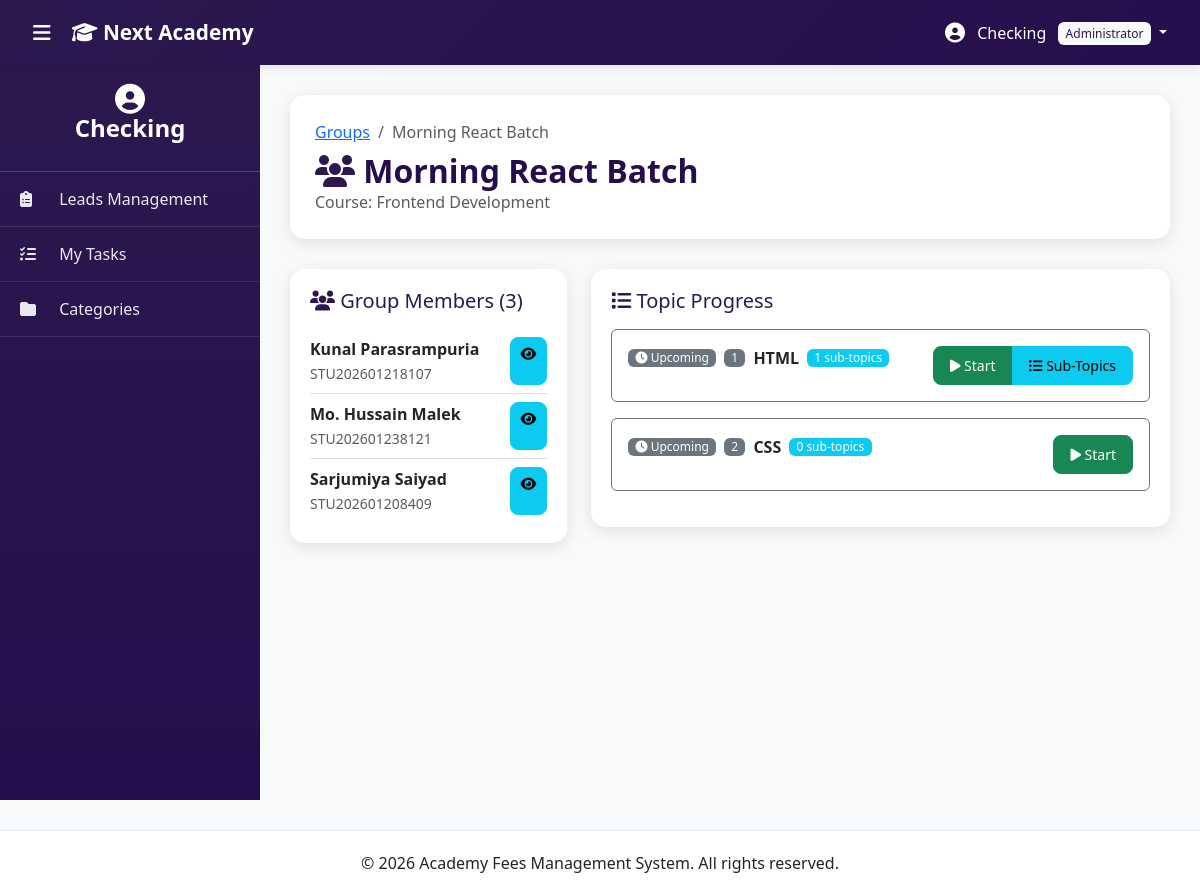
Page /admin/group_details.php?id=3 (signed in) on the committed database.
### tables this page shows
CREATE TABLE `student_groups` (
  `id` int(11) NOT NULL,
  `group_name` varchar(255) NOT NULL,
  `course_id` int(11) NOT NULL,
  `created_at` timestamp NULL DEFAULT current_timestamp(),
  `created_by` int(11) NOT NULL
);

CREATE TABLE `courses` (
  `id` int(11) NOT NULL,
  `category_id` int(11) NOT NULL,
  `name` varchar(150) NOT NULL,
  `description` text DEFAULT NULL,
  `status` enum('Active','Inactive') DEFAULT 'Active',
  `created_at` timestamp NULL DEFAULT current_timestamp(),
  `updated_at` timestamp NULL DEFAULT current_timestamp() ON UPDATE current_timestamp()
);

CREATE TABLE `students` (
  `id` int(11) NOT NULL,
  `inquiry_id` int(11) DEFAULT NULL,
  `student_code` varchar(20) NOT NULL,
  `full_name` varchar(100) NOT NULL,
  `email` varchar(100) DEFAULT NULL,
  `phone` varchar(20) NOT NULL,
  `address` text DEFAULT NULL,
  `birthdate` date DEFAULT NULL,
  `photo` varchar(255) DEFAULT NULL,
  `category_id` int(11) NOT NULL,
  `course_id` int(11) NOT NULL,
  `duration_months` int(11) NOT NULL,
  `batch` enum('Morning','Evening') DEFAULT 'Morning',
  `total_fees` decimal(10,2) NOT NULL,
  `enrollment_date` date NOT NULL,
  `monthly_due_day` tinyint(4) DEFAULT NULL,
  `completion_date` date DEFAULT NULL,
  `status` enum('Active','Hold','Completed','Dropped','Deleted') DEFAULT 'Active',
  `hold_start_date` date DEFAULT NULL,
  `hold_reason` text DEFAULT NULL,
  `resume_date` date DEFAULT NULL,
  `total_hold_days` int(11) DEFAULT 0,
  `username` varchar(50) DEFAULT NULL,
  `password` varchar(255) DEFAULT NULL,
  `login_enabled` tinyint(1) DEFAULT 0,
  `last_login` timestamp NULL DEFAULT NULL,
  `portal_last_login` timestamp NULL DEFAULT NULL,
  `created_at` timestamp NULL DEFAULT current_timestamp(),
  `updated_at` timestamp NULL DEFAULT current_timestamp() ON UPDATE current_timestamp()
);

CREATE TABLE `course_topics` (
  `id` int(11) NOT NULL,
  `course_id` int(11) NOT NULL,
  `topic_name` varchar(255) NOT NULL,
  `order_index` int(11) DEFAULT 0,
  `status` enum('active','inactive') DEFAULT 'active',
  `created_at` timestamp NULL DEFAULT current_timestamp()
);

### admin/group_details.php (the view, shortened to what this page needs)
<?php
require_once 'config/database.php';
$group_id = (int)($_GET['id'] ?? 0);
$group_query = $conn->query("
    SELECT sg.*, c.name as course_name, c.id as course_id
    FROM student_groups sg
    JOIN courses c ON sg.course_id = c.id
    WHERE sg.id = $group_id
");
$group = $group_query->fetch_assoc();
$members = $conn->query("
    SELECT s.id, s.student_code, s.full_name, s.phone
    FROM student_group_members sgm
    JOIN students s ON sgm.student_id = s.id
    WHERE sgm.group_id = $group_id
    ORDER BY s.full_name
");
$topics = $conn->query("
    SELECT ct.id, ct.topic_name, ct.order_index,
           COALESCE(gtp.status, 'upcoming') as status,
           gtp.start_date, gtp.end_date,
           (SELECT COUNT(*) FROM course_sub_topics WHERE topic_id = ct.id) as sub_count
    FROM course_topics ct
    LEFT JOIN group_topic_progress gtp ON ct.id = gtp.topic_id AND gtp.group_id = $group_id
    WHERE ct.course_id = {$group['course_id']}
    ORDER BY ct.order_index ASC
");
include 'includes/header.php';
?>
<div class="page-header">
    <nav aria-label="breadcrumb">
        <ol class="breadcrumb mb-2">
            <li class="breadcrumb-item"><a href="student_groups.php">Groups</a></li>
            <li class="breadcrumb-item active"><?php echo htmlspecialchars($group['group_name']); ?></li>
        </ol>
    </nav>
    <h2><i class="fas fa-users text-purple"></i> <?php echo htmlspecialchars($group['group_name']); ?></h2>
    <p class="text-muted mb-0">Course: <?php echo htmlspecialchars($group['course_name']); ?></p>
</div>
<div class="row g-4">
    <div class="col-lg-4">
        <div class="table-card">
            <h5 class="text-purple mb-3">
                <i class="fas fa-users"></i> Group Members
                <?php echo $members ? '(' . $members->num_rows . ')' : '(0)'; ?>
            </h5>
            <?php if ($members && $members->num_rows > 0): ?>
            <div class="list-group list-group-flush">
                <?php while ($member = $members->fetch_assoc()): ?>
                <div class="list-group-item px-0">
                    <div class="d-flex justify-content-between">
                        <div>
                            <strong><?php echo htmlspecialchars($member['full_name']); ?></strong>
                            <br><small class="text-muted"><?php echo $member['student_code']; ?></small>
                        </div>
                        <a href="student_details.php?id=<?php echo $member['id']; ?>" class="btn btn-sm btn-info">
                            <i class="fas fa-eye"></i>
                        </a>
                    </div>
                </div>
                <?php endwhile; ?>
            </div>
            <?php else: ?>
            <p class="text-muted">No members yet</p>
            <?php endif; ?>
        </div>
    </div>
    <div class="col-lg-8">
        <div class="table-card">
            <h5 class="text-purple mb-3"><i class="fas fa-list"></i> Topic Progress</h5>
            <?php if ($topics && $topics->num_rows > 0): ?>
            <div class="topic-flow">
                <?php
                $index = 0;
                while ($topic = $topics->fetch_assoc()):
                    $index++;
                    $status = $topic['status'] ?? 'upcoming';
                    $status_class = 'secondary';
                    $status_icon = 'fa-clock';
                    $status_text = 'Upcoming';
                ?>
                <div class="card mb-3 border-<?php echo $status_class; ?>">
                    <div class="card-body">
                        <div class="d-flex justify-content-between align-items-start">
                            <div class="flex-grow-1">
                                <div class="d-flex align-items-center gap-2 mb-2">
                                    <span class="badge bg-<?php echo $status_class; ?>">
                                        <i class="fas <?php echo $status_icon; ?>"></i> <?php echo $status_text; ?>
                                    </span>
                                    <span class="badge bg-secondary"><?php echo $index; ?></span>
                                    <strong><?php echo htmlspecialchars($topic['topic_name']); ?></strong>
                                    <span class="badge bg-info"><?php echo $topic['sub_count']; ?> sub-topics</span>
                                </div>
                            </div>
                            <div class="btn-group btn-group-sm">
                                <?php if ($status === 'upcoming'): ?>
                                <button class="btn btn-success" onclick="startTopic(<?php echo $topic['id']; ?>, <?php echo $group_id; ?>)">
                                    <i class="fas fa-play"></i> Start
                                </button>
                                <?php elseif ($status === 'active'): ?>
                                <button class="btn btn-primary" onclick="completeTopic(<?php echo $topic['id']; ?>, <?php echo $group_id; ?>)">
                                    <i class="fas fa-check"></i> Complete
                                </button>
                                <?php endif; ?>
                                <?php if ($topic['sub_count'] > 0): ?>
                                <button class="btn btn-info" onclick="viewSubTopics(<?php echo $topic['id']; ?>, '<?php echo addslashes($topic['topic_name']); ?>')">
                                    <i class="fas fa-list-ul"></i> Sub-Topics
                                </button>
                                <?php endif; ?>
                            </div>
                        </div>
                    </div>
                </div>
                <?php endwhile; ?>
            </div>
            <?php endif; ?>
        </div>
    </div>
</div>
<?php include 'includes/footer.php'; ?>

### admin/assets/css/style.css (style rules this page uses)
:root { --purple-primary: #2c184f; --purple-dark: #260e4c; --purple-light: #8e73e0; --purple-lighter: #d6b8f5; --purple-extra-light: #f3e8ff; --sidebar-width: 260px; --navbar-height: 65px; }
* { margin: 0; padding: 0; box-sizing: border-box; }
body { font-family: 'Segoe UI', Tahoma, Geneva, Verdana, sans-serif; background: #f8f9fa; overflow-x: hidden; }
.text-purple { color: var(--purple-primary) !important; }
.table-card { background: white; border-radius: 15px; padding: 20px; box-shadow: 0 4px 15px rgba(0, 0, 0, 0.1); }
.btn { border-radius: 8px; padding: 8px 16px; font-weight: 500; transition: all 0.3s; }
.btn-sm { padding: 5px 10px; font-size: 0.875rem; }
.badge { padding: 6px 12px; font-weight: 500; border-radius: 6px; }
.page-header { background: white; border-radius: 15px; padding: 25px; margin-bottom: 30px; box-shadow: 0 4px 15px rgba(0, 0, 0, 0.1); }
.page-header h2 { color: var(--purple-dark); margin: 0; font-weight: 600; }
body { overflow-x: hidden; }
.badge { font-size: 0.75rem; padding: 0.25em 0.6em; }
.badge { font-weight: 500; }

### rows in the picture
student_groups: group_name "Morning React Batch", course.name "Frontend Development"
students: full_name "Kunal Parasrampuria", student_code "STU202601218107"
students: full_name "Mo. Hussain Malek", student_code "STU202601238121"
students: full_name "Sarjumiya Saiyad", student_code "STU202601208409"
course_topics: status_text "Upcoming", topic_name "HTML", sub_count "1"
course_topics: status_text "Upcoming", topic_name "CSS", sub_count "0"

### other values in the picture
$admin['name'] "Checking"
$admin['role'] "Administrator"
$members->num_rows "3"
